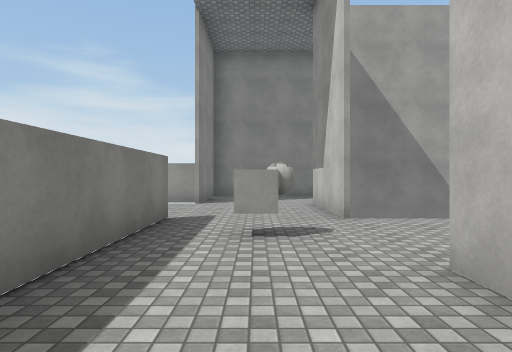
View 1 (above)

17 first-person views from a walk through a scene from a Unity 3-D project. The camera is 1.4 m above the floor, looks level and sees 75° across. The floor is counted in squares, 2 m on a side. Each view is taken from the middle of a square. On the plan, view 1 faces up. The plan holds only what a view shows up to about 10 squares ahead; the rest is blank. The place goes on beyond the plan. The player character is not drawn. Some surface patterns are stand-ins.

View 2
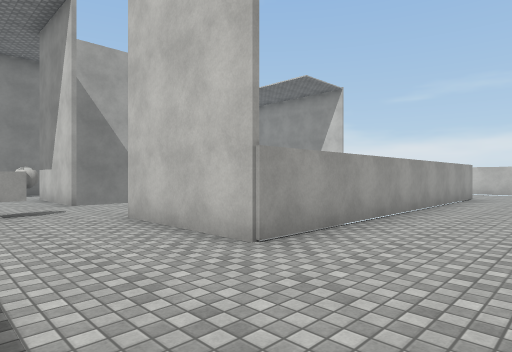

View 3
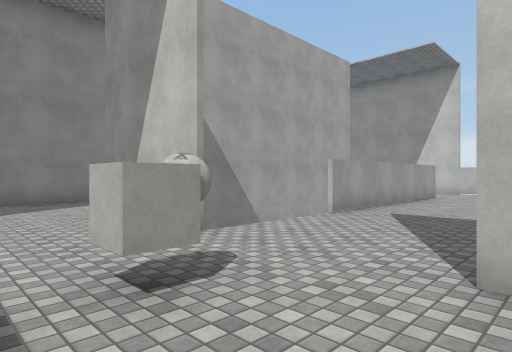

View 4
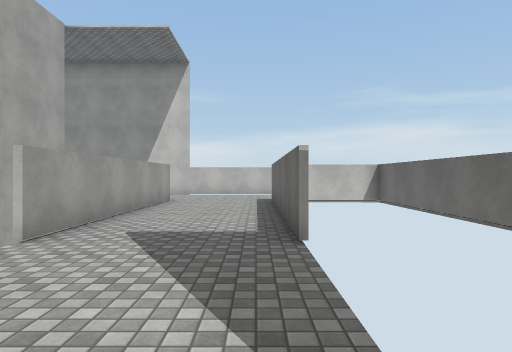

View 5
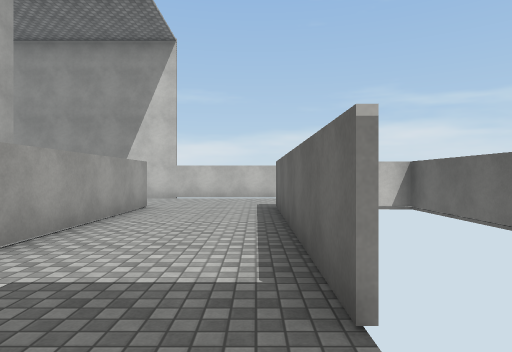

View 6
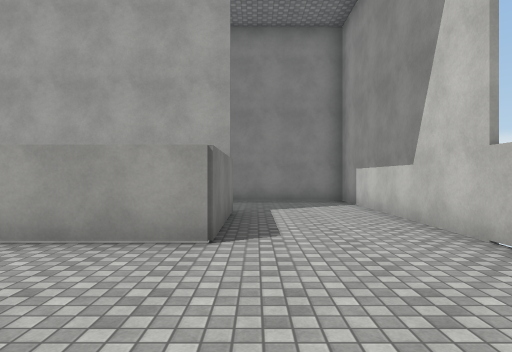

View 7
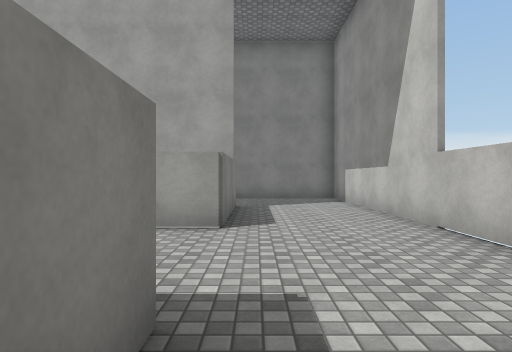

View 8
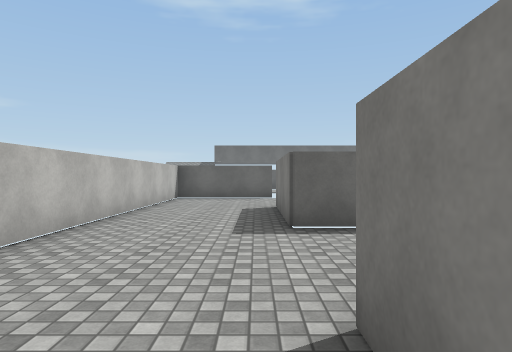

View 9
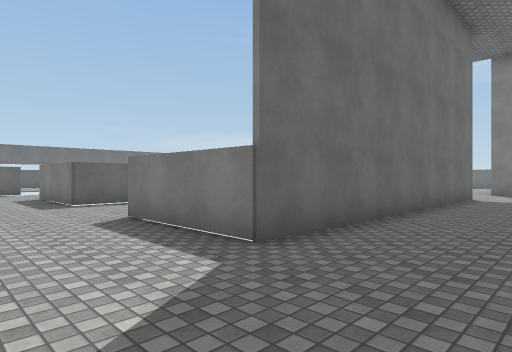

View 10
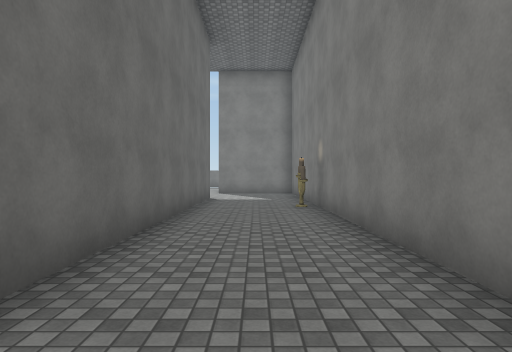

View 11
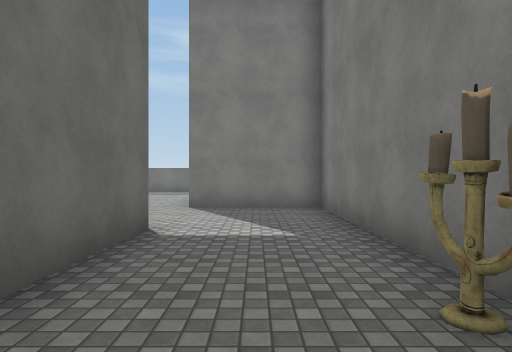

View 12
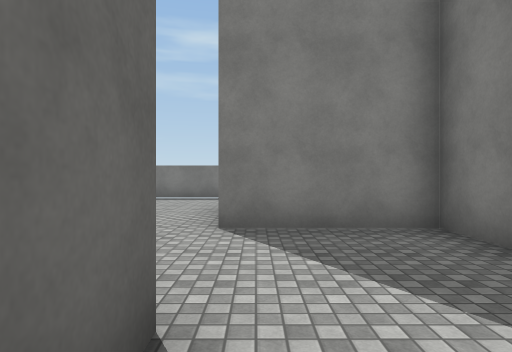

View 13
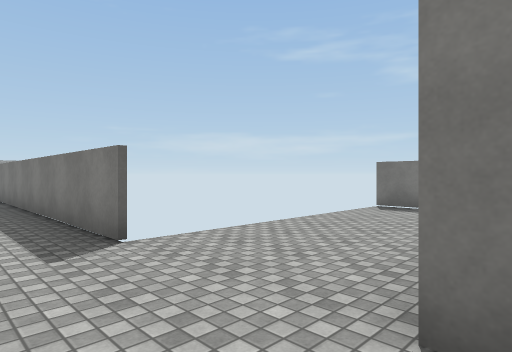

View 14
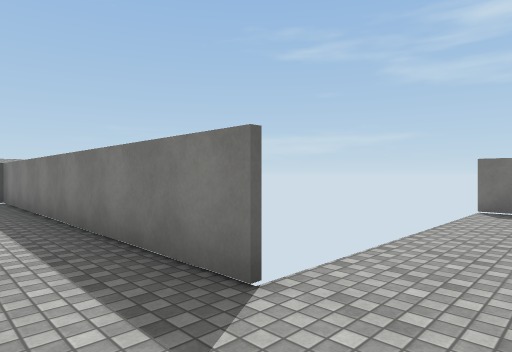

View 15
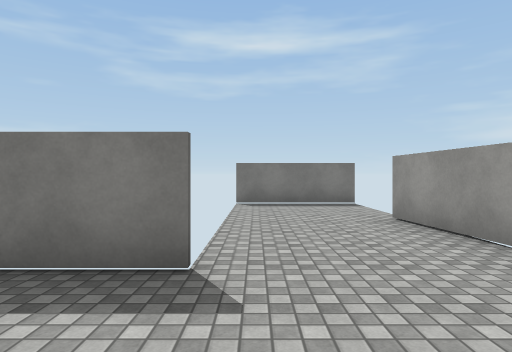

View 16
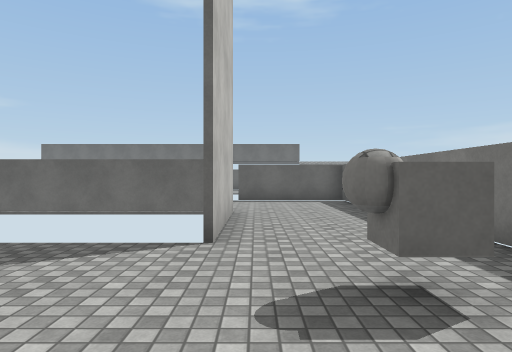

View 17
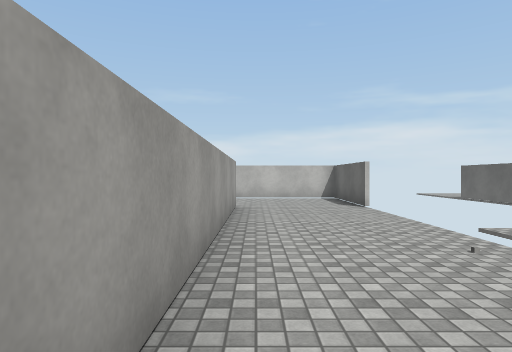

### Floor plan
Key: @ floor where view 1 was taken; # wall or solid block; . floor; O other object.
Columns run from 8 left of view 1 to 14 right of it. Each row starts with its distance up from view 1.
 12       #################
 11       #.....#.........#
 10       #...............#
  9 #   ###...............#
  8 #.........#########...#
  7 #.........#       #...#
  6 #.........#  ######...#
  5 #     #...............#
  4       #.O.............#
  3       #...............#
  2       #...#  ######...#
  1       #...#       #...#
  0       #.@.#########...#
 -1       #...............#
 -2       #...............#
 -3       #..... .........#
 -4       ####         ####

Positions as (right, up) in squares from view 1, and headings:
1: (0, 0), facing up
2: (-1, -3), facing up-right
3: (-1, 2), facing up-right
4: (1, 3), facing right
5: (3, 3), facing right
6: (11, 2), facing up
7: (11, 1), facing up
8: (11, 7), facing down
9: (13, 11), facing down-left
10: (12, 10), facing left
11: (6, 10), facing left
12: (3, 9), facing left
13: (0, 9), facing down-left
14: (0, 7), facing down-left
15: (1, 6), facing left
16: (1, 6), facing down
17: (3, -1), facing right
